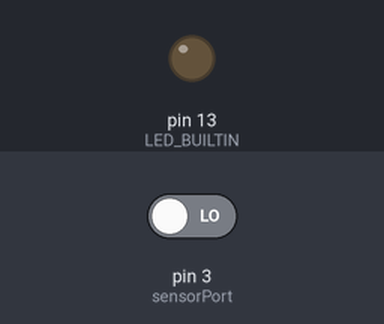
A sketch run on a simulated Arduino Uno, built with avr-gcc and run on an emulated ATmega328P. On the bench: output pins drawn as LEDs (lit = HIGH). The inputs (shaded band) are chosen by the test bench; at power-on: pin 3 (sensorPort) LOW. What the sketch prints to the serial monitor is not drawn.

Above: at 1.2 s.
1.3 s: pin 3 (sensorPort) driven HIGH
At 2.4 s:
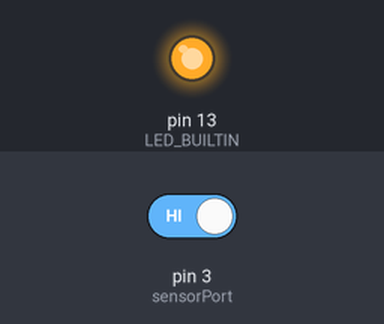
2.8 s: pin 3 (sensorPort) driven LOW
At 3.6 s:
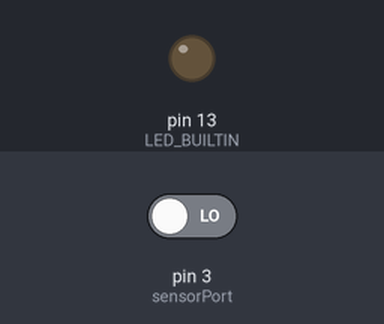
Timing chart, 0 to 5.8 s (numbered marks = the images above; inputs shaded):
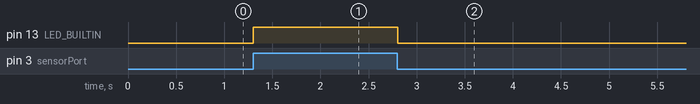

Measured:
- after the input at 1.3 s, pin 13 (LED_BUILTIN): LOW → HIGH at once
- after the input at 2.8 s, pin 13 (LED_BUILTIN): HIGH → LOW at once

The sketch:

S06-infrared-obstacle.ino
```cpp
int sensorPort = 3;
int val;

void setup ()
{
  pinMode (LED_BUILTIN, OUTPUT);
  pinMode (sensorPort, INPUT);
  Serial.begin (9600);
}

void loop ()
{
  val = digitalRead (sensorPort) ;
  if (val == HIGH)
  {
    digitalWrite (LED_BUILTIN, HIGH);
  }
  else
  {
    digitalWrite (LED_BUILTIN, LOW);
  }
  Serial.println (val, DEC);
}
```
